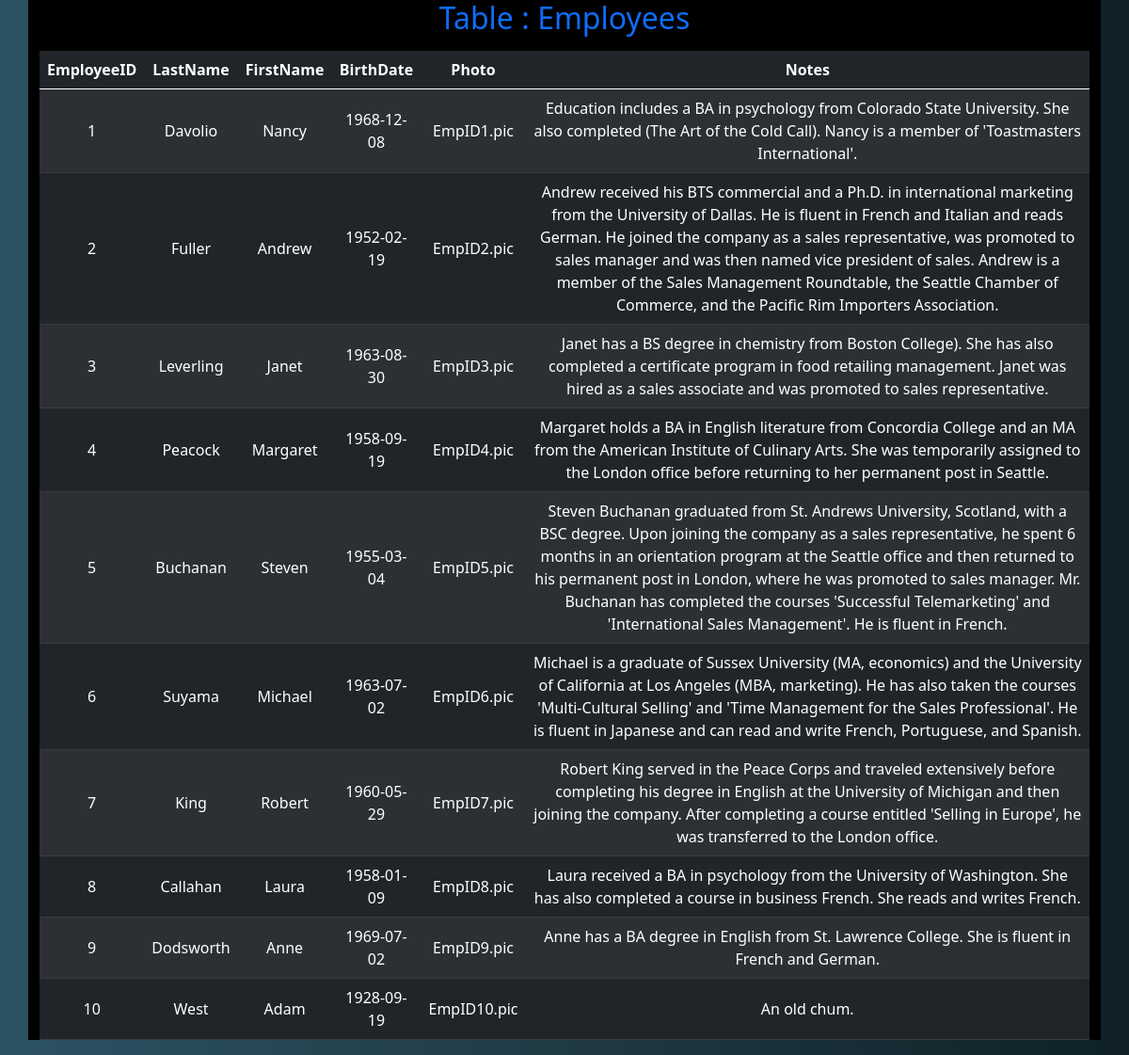
The page /employees on the database its author committed.
### tables this page shows
CREATE TABLE Employees
(
    EmployeeID INTEGER PRIMARY KEY AUTOINCREMENT,
    LastName TEXT,
    FirstName TEXT,
    BirthDate DATE,
    Photo TEXT,
    Notes TEXT
);

### main.py (the view)
@app.get("/employees",response_class=HTMLResponse)
async def employees(request:Request):
  with engine.connect() as conn:
    lista_by_body = conn.execute(model.Employees.select()).fetchall()
    names_camp = conn.execute(model.Employees.select()).keys()
    name="Employees"
  return templates.TemplateResponse("index.html",{"request":request,
                                                  "name":name,
                                                  "names_camp":names_camp,
                                                  "lista_by_body":lista_by_body})

### sql_app/templates/index.html (shortened to what this page needs)
<!DOCTYPE html>
<html lang="en">
<head>
    <link
        href="https://cdn.jsdelivr.net/npm/bootstrap@5.0.2/dist/css/bootstrap.min.css"
        rel="stylesheet"
>
</head>
<body>
    <div class="container" style="background-color: rgb(0, 0, 0);">
        <div class="container-table " style="background-color: black;">
            <h2 class="table text-center text-primary"> Table : {{ name }}</h2>
        </div>
        <table class="table table-dark table-striped">
            <thead>
                <tr>
                    {% for i in names_camp %}
                        <th class="center text-center">{{i}}</th>
                    {% endfor %}
                </tr>
            </thead>
            <tbody>
                {% for lista in lista_by_body %}
                    <tr class ="center">
                        {% for e in lista %}
                            <td class="center aling-middle text-center"> {{ e }} </td>
                        {% endfor %}
                    </tr>
                {% endfor %}
            </tbody>
        </table>
    </div>
    <link rel="stylesheet" href="{{ url_for('static', path='style.css') }}">
</body>
</html>

### static/style.css (style rules this page uses)
.center { justify-content: center; vertical-align: middle; }
body { background: #0F2027; background: -webkit-linear-gradient(to right, #2C5364, #203A43, #0F2027); background: linear-gradient(to right, #2C5364, #203A43, #0F2027); }

### rows shown on the page
Employees: lista "1" "1968-12-08", LastName "Davolio", FirstName "Nancy", Photo "EmpID1.pic", Notes "Education includes a BA in psychology from Colorado State University. She also completed (The Art of the Cold Call). Nancy is a member of 'Toastmasters International'."
Employees: lista "2" "1952-02-19", LastName "Fuller", FirstName "Andrew", Photo "EmpID2.pic", Notes "Andrew received his BTS commercial and a Ph.D. in international marketing from the University of Dallas. He is fluent in French and Italian and reads German. He joined the company as a sales representative, was promoted to sales manager and was then named vice president of sales. Andrew is a member of the Sales Management Roundtable, the Seattle Chamber of Commerce, and the Pacific Rim Importers Association."
Employees: lista "3" "1963-08-30", LastName "Leverling", FirstName "Janet", Photo "EmpID3.pic", Notes "Janet has a BS degree in chemistry from Boston College). She has also completed a certificate program in food retailing management. Janet was hired as a sales associate and was promoted to sales representative."
Employees: lista "4" "1958-09-19", LastName "Peacock", FirstName "Margaret", Photo "EmpID4.pic", Notes "Margaret holds a BA in English literature from Concordia College and an MA from the American Institute of Culinary Arts. She was temporarily assigned to the London office before returning to her permanent post in Seattle."
Employees: lista "5" "1955-03-04", LastName "Buchanan", FirstName "Steven", Photo "EmpID5.pic", Notes "Steven Buchanan graduated from St. Andrews University, Scotland, with a BSC degree. Upon joining the company as a sales representative, he spent 6 months in an orientation program at the Seattle office and then returned to his permanent post in London, where he was promoted to sales manager. Mr. Buchanan has completed the courses 'Successful Telemarketing' and 'International Sales Management'. He is fluent in French."
Employees: lista "6" "1963-07-02", LastName "Suyama", FirstName "Michael", Photo "EmpID6.pic", Notes "Michael is a graduate of Sussex University (MA, economics) and the University of California at Los Angeles (MBA, marketing). He has also taken the courses 'Multi-Cultural Selling' and 'Time Management for the Sales Professional'. He is fluent in Japanese and can read and write French, Portuguese, and Spanish."
Employees: lista "7" "1960-05-29", LastName "King", FirstName "Robert", Photo "EmpID7.pic", Notes "Robert King served in the Peace Corps and traveled extensively before completing his degree in English at the University of Michigan and then joining the company. After completing a course entitled 'Selling in Europe', he was transferred to the London office."
Employees: lista "8" "1958-01-09", LastName "Callahan", FirstName "Laura", Photo "EmpID8.pic", Notes "Laura received a BA in psychology from the University of Washington. She has also completed a course in business French. She reads and writes French."
Employees: lista "9" "1969-07-02", LastName "Dodsworth", FirstName "Anne", Photo "EmpID9.pic", Notes "Anne has a BA degree in English from St. Lawrence College. She is fluent in French and German."
Employees: lista "10" "1928-09-19", LastName "West", FirstName "Adam", Photo "EmpID10.pic", Notes "An old chum."

### other values the page prints
{{ i }} "EmployeeID" "LastName" "FirstName" "BirthDate" "Photo" "Notes"
